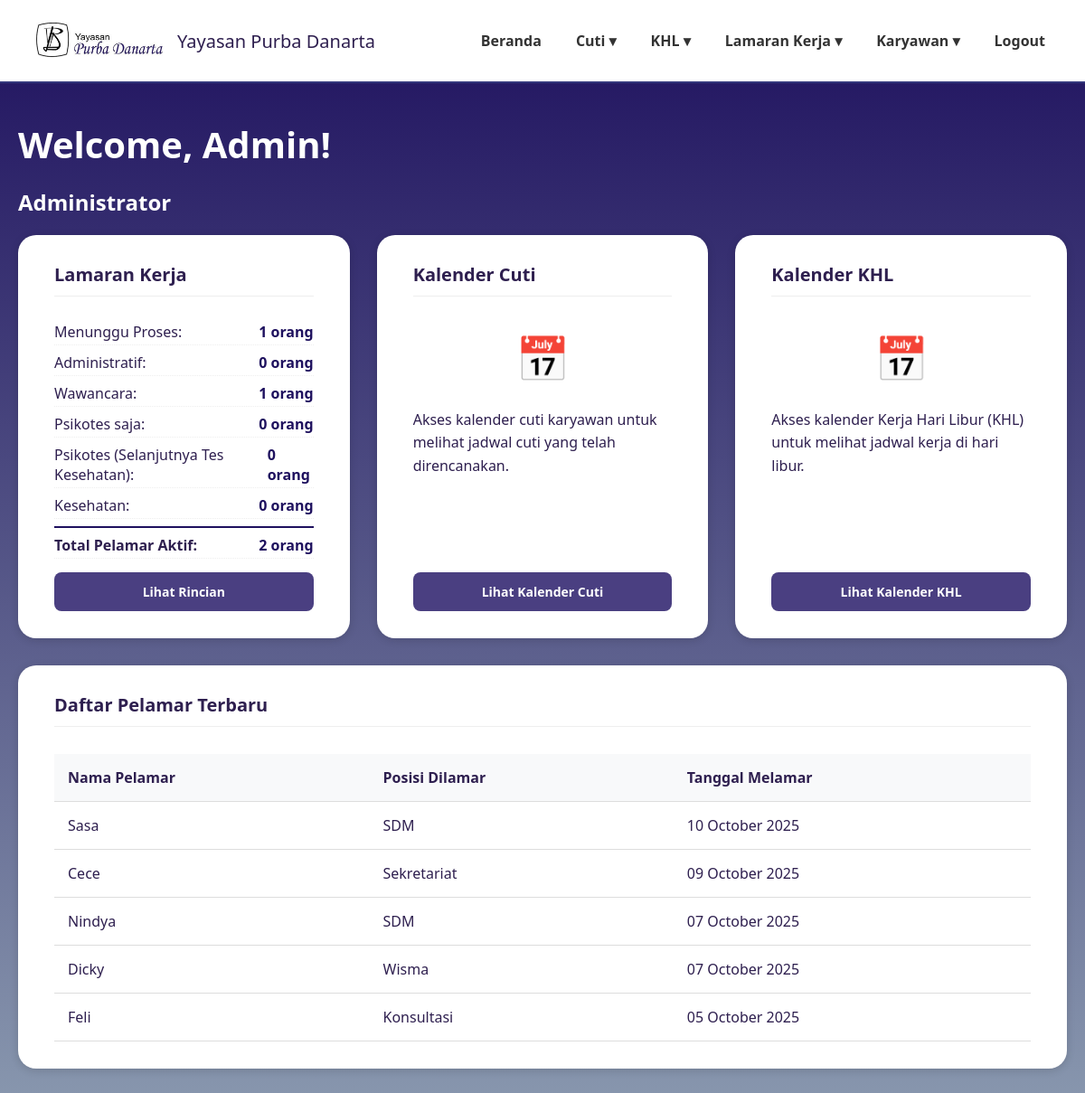
Page /dashboardadmin.php (signed in) on the earlier database version.
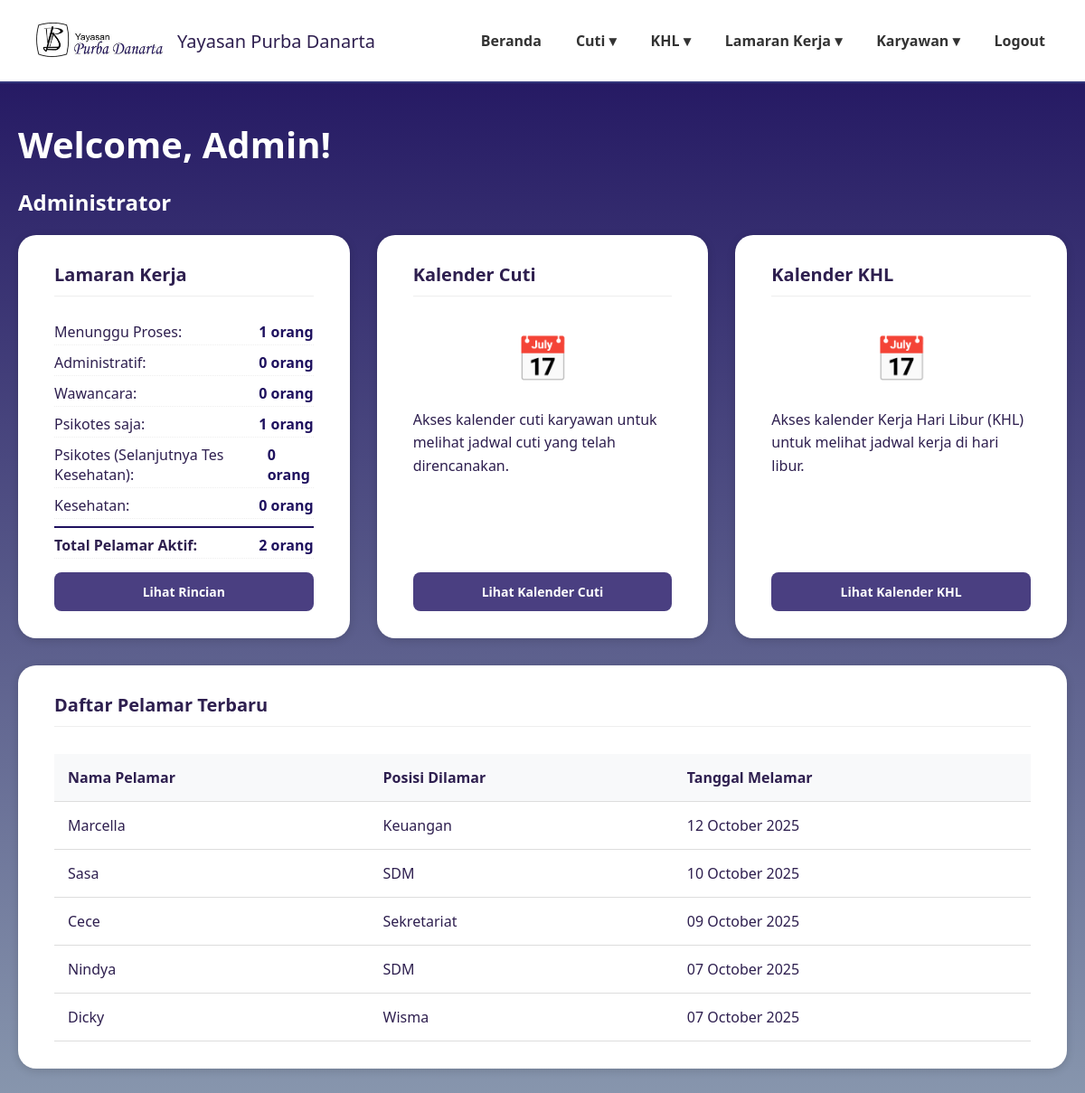
Same page on the later database version.
### tables this page shows
CREATE TABLE `data_pelamar` (
  `id` int(11) NOT NULL,
  `user_id` int(11) NOT NULL,
  `nama_lengkap` varchar(100) DEFAULT NULL,
  `posisi_dilamar` varchar(100) DEFAULT NULL,
  `jenis_kelamin` varchar(20) DEFAULT NULL,
  `tempat_lahir` varchar(100) DEFAULT NULL,
  `tanggal_lahir` date DEFAULT NULL,
  `nik` varchar(50) DEFAULT NULL,
  `alamat_rumah` text DEFAULT NULL,
  `alamat_domisili` text DEFAULT NULL,
  `no_telp` varchar(20) DEFAULT NULL,
  `email` varchar(100) DEFAULT NULL,
  `agama` varchar(50) DEFAULT NULL,
  `kontak_darurat` varchar(50) DEFAULT NULL,
  `pendidikan_terakhir` varchar(50) DEFAULT NULL,
  `surat_lamaran` varchar(255) DEFAULT NULL,
  `cv` varchar(255) DEFAULT NULL,
  `photo_formal` varchar(255) DEFAULT NULL,
  `ijazah_transkrip` varchar(255) DEFAULT NULL,
  `berkas_pendukung` varchar(255) DEFAULT NULL,
  `ktp` varchar(255) DEFAULT NULL,
  `status` varchar(50) DEFAULT 'Menunggu Proses',
  `status_seleksi` varchar(100) DEFAULT 'Proses seleksi sedang berlangsung',
  `pengumuman` text DEFAULT 'Belum ada pengumuman saat ini.',
  `created_at` timestamp NOT NULL DEFAULT current_timestamp()
);

### dashboardadmin.php (the view, shortened to what the changed rows need)
<?php
require 'config.php';
$user_data = $_SESSION['user'];
$user_id = $user_data['id_karyawan'];
$sql = "SELECT * FROM data_karyawan WHERE id_karyawan = ?";
$stmt = mysqli_prepare($conn, $sql);
mysqli_stmt_bind_param($stmt, "i", $user_id);
mysqli_stmt_execute($stmt);
$result = mysqli_stmt_get_result($stmt);
$admin_data = $result->fetch_assoc();
$nama_user = $admin_data['nama_lengkap'];
$query_status_pelamar = "
    SELECT
        -- Menunggu Proses: Pelamar yang belum ada riwayat atau masih di tahap awal
        COUNT(CASE WHEN (rp.status_administratif IS NULL OR rp.status_administratif = '')
                    AND (rp.status_wawancara IS NULL OR rp.status_wawancara = '')
                    AND (rp.status_psikotes IS NULL OR rp.status_psikotes = '')
                    AND (rp.status_kesehatan IS NULL OR rp.status_kesehatan = '')
                    AND (rp.status_final IS NULL OR rp.status_final = '')
              THEN 1 END) AS menunggu_proses,
        -- Administratif: Lolos administratif, tapi belum wawancara
        COUNT(CASE WHEN rp.status_administratif = 'Lolos'
                    AND (rp.status_wawancara IS NULL OR rp.status_wawancara = '')
              THEN 1 END) AS administratif,
        -- Wawancara: Lolos wawancara, tapi belum psikotes
        COUNT(CASE WHEN rp.status_wawancara = 'Lolos'
                    AND (rp.status_psikotes IS NULL OR rp.status_psikotes = '')
              THEN 1 END) AS wawancara,
        -- Psikotes saja: Lolos psikotes, tapi belum kesehatan
        COUNT(CASE WHEN rp.status_psikotes = 'Lolos'
                    AND (rp.status_kesehatan IS NULL OR rp.status_kesehatan = '')
              THEN 1 END) AS psikotes,
        -- Psikotes (Selanjutnya Tes Kesehatan): Lolos psikotes dan kesehatan, tapi belum final
        COUNT(CASE WHEN rp.status_psikotes = 'Lolos'
                    AND rp.status_kesehatan = 'Lolos'
                    AND (rp.status_final IS NULL OR rp.status_final = '')
              THEN 1 END) AS psikotes_kesehatan,
        -- Kesehatan: Lolos kesehatan dan sudah final diterima
        COUNT(CASE WHEN rp.status_kesehatan = 'Lolos'
                    AND rp.status_final = 'Diterima'
              THEN 1 END) AS kesehatan,
        -- Total Pelamar Aktif: Semua yang belum final atau finalnya bukan Diterima/Tidak Lolos
        COUNT(CASE WHEN rp.status_final IS NULL
                    OR rp.status_final = ''
                    OR rp.status_final NOT IN ('Diterima', 'Tidak Lolos')
              THEN 1 END) AS total_pelamar_aktif
    FROM data_pelamar dp
    LEFT JOIN riwayat_pelamar rp ON dp.id = rp.pelamar_id
    WHERE dp.status != 'Diterima' AND dp.status != 'Tidak Lolos'
";
$result_status = $conn->query($query_status_pelamar);
$status_pelamar = $result_status->fetch_assoc();
$status_pelamar = array_merge([
    'menunggu_proses' => 0,
    'administratif' => 0,
    'wawancara' => 0,
    'psikotes' => 0,
    'psikotes_kesehatan' => 0,
    'kesehatan' => 0,
    'total_pelamar_aktif' => 0
], $status_pelamar ?: []);
$query_tabel = "SELECT nama_lengkap, posisi_dilamar, created_at FROM data_pelamar ORDER BY created_at DESC LIMIT 5";
$result_tabel = $conn->query($query_tabel);
?>
<!DOCTYPE html>
<html lang="id">
<head>
</head>
<body>
<main>
    <div class="welcome-section">
      <h1>Welcome, <?= htmlspecialchars($nama_user) ?>!</h1>
      <h2>Administrator</h2>
    </div>
    <div class="dashboard-grid">
        <div class="card">
            <div class="status-list">
                <div class="status-item">
                    <span>Wawancara:</span>
                    <span class="status-count"><?= $status_pelamar['wawancara'] ?> orang</span>
                </div>
                <div class="status-item">
                    <span>Psikotes saja:</span>
                    <span class="status-count"><?= $status_pelamar['psikotes'] ?> orang</span>
                </div>
            </div>
        </div>
    </div>
    <div class="card">
        <table class="data-table">
            <thead>
                <tr>
                    <th>Nama Pelamar</th>
                    <th>Posisi Dilamar</th>
                    <th>Tanggal Melamar</th>
                </tr>
            </thead>
            <tbody>
                <?php if ($result_tabel->num_rows > 0): ?>
                    <?php while($row = $result_tabel->fetch_assoc()): ?>
                        <tr>
                            <td><?= htmlspecialchars($row['nama_lengkap']) ?></td>
                            <td><?= htmlspecialchars($row['posisi_dilamar']) ?></td>
                            <td><?= date('d F Y', strtotime($row['created_at'])) ?></td>
                        </tr>
                    <?php endwhile; ?>
                <?php else: ?>
                    <tr>
                        <td colspan="3">Tidak ada data pelamar saat ini.</td>
                    </tr>
                <?php endif; ?>
            </tbody>
        </table>
    </div>
</main>
</body>
</html>

Differences in the rows shown:
no longer on this page (row unchanged): data_pelamar: nama_lengkap "Feli", posisi_dilamar "Konsultasi", created_at "05 October 2025"
added data_pelamar: nama_lengkap "Marcella", posisi_dilamar "Keuangan", created_at "12 October 2025"
Other differences:
$status_pelamar['wawancara']: "1" → "0"
$status_pelamar['psikotes']: "0" → "1"
